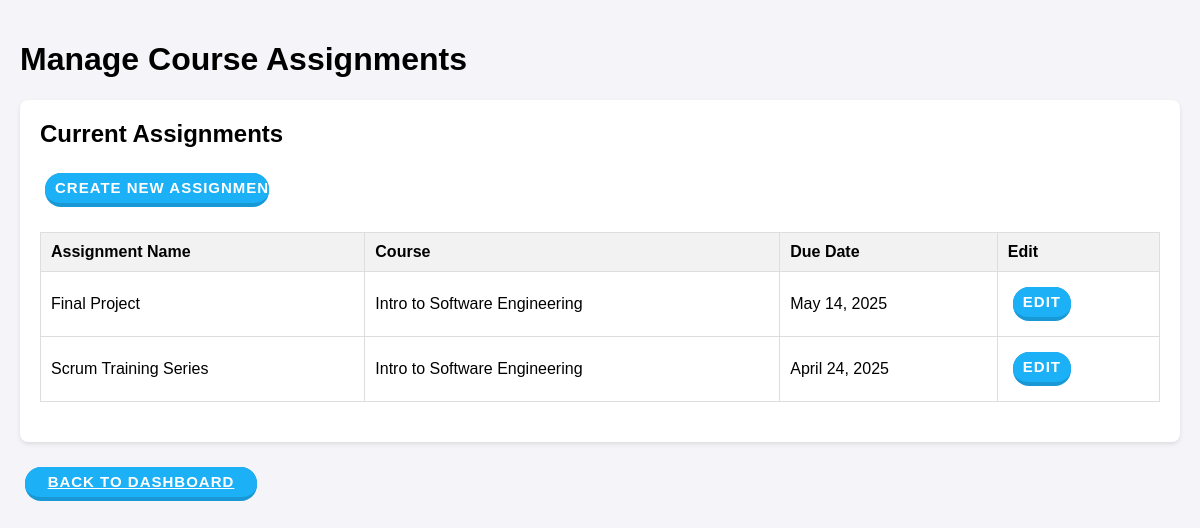
Screenshot of /instrcutor/assignments/5/ with the database file from the repository.
### ScheduleAppData/models.py (models this page shows)
class Assignments(models.Model):
    Id = models.AutoField(primary_key=True)
    AssignmentName = models.CharField(max_length=120)
    DueDate = models.DateField()
    CourseId = models.ForeignKey(Courses, on_delete=models.CASCADE)

class Courses(models.Model):
    Id = models.AutoField(primary_key=True)
    CourseName = models.CharField(max_length=120)
    Semester = models.CharField(max_length=120)
    Year = models.IntegerField()

### ScheduleAppData/views.py (the view, shortened to what this page needs)
# urls.py: path('instrcutor/assignments/<int:instructor_id>/', InstructorAssignments.as_view(), name='instructor_assignments'),
class InstructorAssignments(View):
    def get(self, request, instructor_id):
        from ScheduleAppData.models import LabAssignment, Courses, Sections
        courses = Courses.objects.filter(sections__InstructorId=instructor_id).distinct()
        assignments = Assignments.objects.filter(CourseId__in=courses)
        instructor = User.objects.get(Id=instructor_id)
        return render(request, "InstructorAssignments.html", {
            'courses': courses,
            'assignments': assignments,
            'instructor': instructor
        })

### templates/InstructorAssignments.html (shortened to what this page needs)
{% load static %}
<!DOCTYPE html>
<html lang="en">
<head>
    <link rel="stylesheet" href="{% static 'css/styles.css' %}">
</head>
<body>
    <div class="container">
        <h1>Manage Course Assignments</h1>
        <div class="section">
            <h2>Current Assignments</h2>
            <button onclick="showCreateForm()" class="button">Create New Assignment</button>
            <table border="1" width="100%">
                <thead>
                    <tr>
                        <th>Assignment Name</th>
                        <th>Course</th>
                        <th>Due Date</th>
                        <th>Edit</th>
                    </tr>
                </thead>
                <tbody>
                    {% for assignment in assignments %}
                    <tr>
                        <td>{{ assignment.AssignmentName }}</td>
                        <td>{{ assignment.CourseId.CourseName }}</td>
                        <td>{{ assignment.DueDate }}</td>
                        <td>
                            <button onclick="showEditForm('{{ assignment.Id }}', '{{ assignment.AssignmentName }}', '{{ assignment.DueDate|date:'Y-m-d' }}')" class="button" style="width: auto;">Edit</button>
                        </td>
                    </tr>
                    {% endfor %}
                </tbody>
            </table>
        </div>
        <a href="{% url 'instructor_dashboard' instructor.Id %}" class="button">Back to Dashboard</a>
    </div>
</body>
</html>

### static/css/styles.css (style rules this page uses)
body { font-family: Arial, sans-serif; margin: 0; padding: 0; background-color: #f4f4f9; }
.container { max-width: 1200px; margin: 0 auto; padding: 20px; }
.section { background: #fff; margin: 20px 0; padding: 20px; border-radius: 8px; box-shadow: 0 2px 4px rgba(0, 0, 0, 0.1); }
.section h2 { margin-top: 0; }
.button { appearance: button; background-color: #1899D6; border: solid transparent; border-radius: 16px; border-width: 0 0 4px; box-sizing: border-box; color: #FFFFFF; cursor: pointer; display: inline-block; font-family: din-round,sans-serif; font-size: 15px; font-weight: 700; letter-spacing: 1px; line-height: 10px; margin: 5px; outline: none; overflow: visible; padding: 10px; text-align: center; text-transform: uppercase; touch-action: manipulation; transform: translateZ(0); transition: filter .2s; user-select: none; -webkit-user-select: none; vertical-align: middle; white-space: nowrap; width: 20%; }
.button:after { background-clip: padding-box; background-color: #1CB0F6; border: solid transparent; border-radius: 16px; border-width: 0 0 4px; bottom: -4px; content: ""; left: 0; position: absolute; right: 0; top: 0; z-index: -1; }
.button, .button:focus { user-select: auto; }
table { width: 100%; border-collapse: collapse; margin: 20px 0; }
table th, table td { padding: 10px; text-align: left; border: 1px solid #ddd; }
table th { background-color: #f2f2f2; }

### rows the page displays
Assignments: AssignmentName "Final Project", CourseId.CourseName "Intro to Software Engineering", DueDate "May 14, 2025"
Assignments: AssignmentName "Scrum Training Series", CourseId.CourseName "Intro to Software Engineering", DueDate "April 24, 2025"
